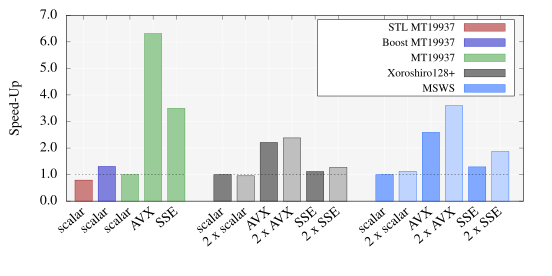

Here is the gnuplot script that generated this plot:
set datafile separator ','
set size 2,1
# unset key
set key right
set key spacing 1 box opaque
# set yr [0:0.5]
set yrange [0:0.001 < * < 1000]
# set ytics 0.25
set xr [-0.75:19]
set xtics rotate by 40 right
set yl "Speed-Up"
set format y "%.1f"
# set logscale y
bs = 0.75
scale_mt = 13.64
scale_xrsr = 3.07
scale_msws = 8.96
plot \
  "generation_laptop.dat" every :::0::0 u 0:(scale_mt/$3):(bs):xtic(1) with boxes fs solid 0.5 lc rgb "#990000" title "\\footnotesize STL MT19937",\
  "" every :::1::1 u ($0+1):(scale_mt/$3):(bs):xtic(1) with boxes fs solid 0.5 lc rgb "#0000bb" title "\\footnotesize Boost MT19937",\
  "" every :::2::2 u ($0+2):(scale_mt/$3):(bs):xtic(1) with boxes fs solid 0.5 lc rgb "#339933" title "\\footnotesize MT19937",\
  "" every 2:::3::3 u (2*$0+5+1):(scale_xrsr/$3):(bs):xtic(1) with boxes fs solid 0.5 lc rgb "#000000" title "\\footnotesize Xoroshiro128+",\
  "" every 2::1:3::3 u (2*$0+5+1+1):(scale_xrsr/$3):(bs):xtic(1) with boxes fs solid 0.25 lc rgb "#000000" notitle,\
  "" every 2:::4::4 u (2*$0+11+2):(scale_msws/$3):(bs):xtic(1) with boxes fs solid 0.5 lc rgb "#0055ff" title "\\footnotesize MSWS",\
  "" every 2::1:4::4 u (2*$0+11+2+1):(scale_msws/$3):(bs):xtic(1) with boxes fs solid 0.25 lc rgb "#0055ff" notitle,\
  [-0.375:4.375] 1 with l dt 2 lc black notitle,\
  [5.875:11.375] 1 with l dt 2 lc black notitle,\
  [12.875:18.375] 1 with l dt 2 lc black notitle,\
